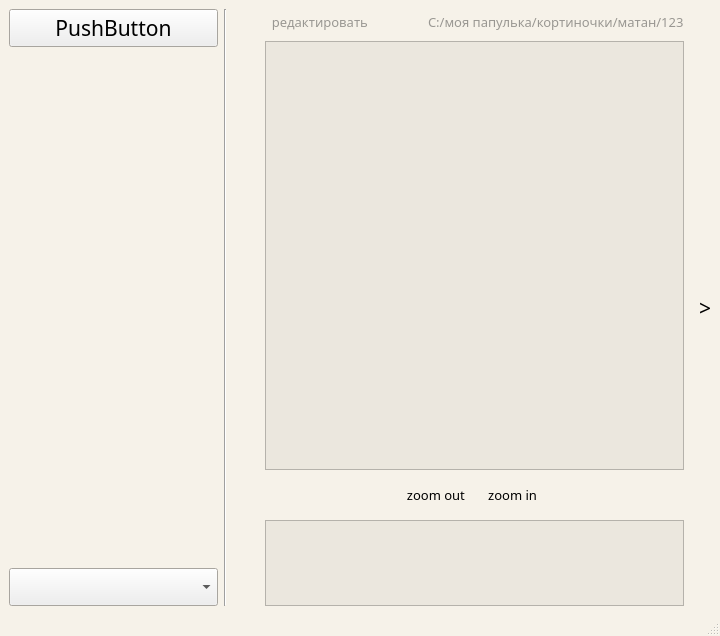
<?xml version="1.0" encoding="UTF-8"?>
<ui version="4.0">
 <class>Interface</class>
 <widget class="QMainWindow" name="Interface">
  <property name="geometry">
   <rect>
    <x>0</x>
    <y>0</y>
    <width>720</width>
    <height>636</height>
   </rect>
  </property>
  <property name="sizePolicy">
   <sizepolicy hsizetype="Expanding" vsizetype="Preferred">
    <horstretch>0</horstretch>
    <verstretch>0</verstretch>
   </sizepolicy>
  </property>
  <property name="palette">
   <palette>
    <active>
     <colorrole role="Base">
      <brush brushstyle="SolidPattern">
       <color alpha="255">
        <red>246</red>
        <green>242</green>
        <blue>233</blue>
       </color>
      </brush>
     </colorrole>
     <colorrole role="Window">
      <brush brushstyle="SolidPattern">
       <color alpha="255">
        <red>246</red>
        <green>242</green>
        <blue>233</blue>
       </color>
      </brush>
     </colorrole>
    </active>
    <inactive>
     <colorrole role="Base">
      <brush brushstyle="SolidPattern">
       <color alpha="255">
        <red>246</red>
        <green>242</green>
        <blue>233</blue>
       </color>
      </brush>
     </colorrole>
     <colorrole role="Window">
      <brush brushstyle="SolidPattern">
       <color alpha="255">
        <red>246</red>
        <green>242</green>
        <blue>233</blue>
       </color>
      </brush>
     </colorrole>
    </inactive>
    <disabled>
     <colorrole role="Base">
      <brush brushstyle="SolidPattern">
       <color alpha="255">
        <red>246</red>
        <green>242</green>
        <blue>233</blue>
       </color>
      </brush>
     </colorrole>
     <colorrole role="Window">
      <brush brushstyle="SolidPattern">
       <color alpha="255">
        <red>246</red>
        <green>242</green>
        <blue>233</blue>
       </color>
      </brush>
     </colorrole>
    </disabled>
   </palette>
  </property>
  <property name="font">
   <font>
    <pointsize>16</pointsize>
   </font>
  </property>
  <property name="cursor">
   <cursorShape>ArrowCursor</cursorShape>
  </property>
  <property name="windowTitle">
   <string>MainWindow</string>
  </property>
  <property name="styleSheet">
   <string notr="true">QWidget::setStyleSheet(coffe);
</string>
  </property>
  <widget class="QWidget" name="centralwidget">
   <property name="sizePolicy">
    <sizepolicy hsizetype="Preferred" vsizetype="Preferred">
     <horstretch>0</horstretch>
     <verstretch>0</verstretch>
    </sizepolicy>
   </property>
   <property name="palette">
    <palette>
     <active>
      <colorrole role="Base">
       <brush brushstyle="SolidPattern">
        <color alpha="255">
         <red>235</red>
         <green>231</green>
         <blue>222</blue>
        </color>
       </brush>
      </colorrole>
      <colorrole role="Window">
       <brush brushstyle="SolidPattern">
        <color alpha="255">
         <red>235</red>
         <green>231</green>
         <blue>222</blue>
        </color>
       </brush>
      </colorrole>
     </active>
     <inactive>
      <colorrole role="Base">
       <brush brushstyle="SolidPattern">
        <color alpha="255">
         <red>235</red>
         <green>231</green>
         <blue>222</blue>
        </color>
       </brush>
      </colorrole>
      <colorrole role="Window">
       <brush brushstyle="SolidPattern">
        <color alpha="255">
         <red>235</red>
         <green>231</green>
         <blue>222</blue>
        </color>
       </brush>
      </colorrole>
     </inactive>
     <disabled>
      <colorrole role="Base">
       <brush brushstyle="SolidPattern">
        <color alpha="255">
         <red>235</red>
         <green>231</green>
         <blue>222</blue>
        </color>
       </brush>
      </colorrole>
      <colorrole role="Window">
       <brush brushstyle="SolidPattern">
        <color alpha="255">
         <red>235</red>
         <green>231</green>
         <blue>222</blue>
        </color>
       </brush>
      </colorrole>
     </disabled>
    </palette>
   </property>
   <property name="font">
    <font>
     <family>Droid Sans Devanagari</family>
    </font>
   </property>
   <layout class="QGridLayout" name="gridLayout" columnstretch="8,1,1,16,1">
    <property name="rightMargin">
     <number>0</number>
    </property>
    <property name="bottomMargin">
     <number>0</number>
    </property>
    <item row="0" column="3">
     <layout class="QVBoxLayout" name="verticalLayout_4" stretch="0,10,1,2">
      <item>
       <layout class="QHBoxLayout" name="horizontalLayout_2">
        <item>
         <widget class="QPushButton" name="pushButton_5">
          <property name="font">
           <font>
            <family>Droid Sans</family>
            <pointsize>10</pointsize>
           </font>
          </property>
          <property name="focusPolicy">
           <enum>Qt::StrongFocus</enum>
          </property>
          <property name="styleSheet">
           <string notr="true">color: rgb(153, 151, 146);</string>
          </property>
          <property name="text">
           <string>редактировать              </string>
          </property>
          <property name="icon">
           <iconset>
            <normaloff>../imageProv/детальки/icon list.png</normaloff>../imageProv/детальки/icon list.png</iconset>
          </property>
          <property name="flat">
           <bool>true</bool>
          </property>
         </widget>
        </item>
        <item>
         <widget class="QLabel" name="label">
          <property name="palette">
           <palette>
            <active>
             <colorrole role="WindowText">
              <brush brushstyle="SolidPattern">
               <color alpha="255">
                <red>153</red>
                <green>151</green>
                <blue>146</blue>
               </color>
              </brush>
             </colorrole>
             <colorrole role="Text">
              <brush brushstyle="SolidPattern">
               <color alpha="255">
                <red>153</red>
                <green>151</green>
                <blue>146</blue>
               </color>
              </brush>
             </colorrole>
             <colorrole role="ButtonText">
              <brush brushstyle="SolidPattern">
               <color alpha="255">
                <red>153</red>
                <green>151</green>
                <blue>146</blue>
               </color>
              </brush>
             </colorrole>
            </active>
            <inactive>
             <colorrole role="WindowText">
              <brush brushstyle="SolidPattern">
               <color alpha="255">
                <red>153</red>
                <green>151</green>
                <blue>146</blue>
               </color>
              </brush>
             </colorrole>
             <colorrole role="Text">
              <brush brushstyle="SolidPattern">
               <color alpha="255">
                <red>153</red>
                <green>151</green>
                <blue>146</blue>
               </color>
              </brush>
             </colorrole>
             <colorrole role="ButtonText">
              <brush brushstyle="SolidPattern">
               <color alpha="255">
                <red>153</red>
                <green>151</green>
                <blue>146</blue>
               </color>
              </brush>
             </colorrole>
            </inactive>
            <disabled>
             <colorrole role="WindowText">
              <brush brushstyle="SolidPattern">
               <color alpha="255">
                <red>153</red>
                <green>151</green>
                <blue>146</blue>
               </color>
              </brush>
             </colorrole>
             <colorrole role="Text">
              <brush brushstyle="SolidPattern">
               <color alpha="255">
                <red>153</red>
                <green>151</green>
                <blue>146</blue>
               </color>
              </brush>
             </colorrole>
             <colorrole role="ButtonText">
              <brush brushstyle="SolidPattern">
               <color alpha="255">
                <red>153</red>
                <green>151</green>
                <blue>146</blue>
               </color>
              </brush>
             </colorrole>
            </disabled>
           </palette>
          </property>
          <property name="font">
           <font>
            <family>Droid Sans</family>
            <pointsize>10</pointsize>
           </font>
          </property>
          <property name="layoutDirection">
           <enum>Qt::RightToLeft</enum>
          </property>
          <property name="styleSheet">
           <string notr="true">color: rgb(153, 151, 146);</string>
          </property>
          <property name="text">
           <string>C:/моя папулька/кортиночки/матан/123</string>
          </property>
         </widget>
        </item>
       </layout>
      </item>
      <item>
       <widget class="QGraphicsView" name="graphicsView"/>
      </item>
      <item>
       <layout class="QHBoxLayout" name="horizontalLayout_3" stretch="1,5,5,1">
        <item>
         <widget class="QPushButton" name="pBLeft">
          <property name="font">
           <font>
            <family>Droid Arabic Kufi</family>
           </font>
          </property>
          <property name="text">
           <string/>
          </property>
          <property name="icon">
           <iconset>
            <normaloff>../imageProv/детальки/icon trash.png</normaloff>../imageProv/детальки/icon trash.png</iconset>
          </property>
          <property name="flat">
           <bool>true</bool>
          </property>
         </widget>
        </item>
        <item>
         <widget class="QPushButton" name="pBzoomOut">
          <property name="enabled">
           <bool>true</bool>
          </property>
          <property name="sizePolicy">
           <sizepolicy hsizetype="Minimum" vsizetype="Fixed">
            <horstretch>0</horstretch>
            <verstretch>0</verstretch>
           </sizepolicy>
          </property>
          <property name="palette">
           <palette>
            <active/>
            <inactive/>
            <disabled/>
           </palette>
          </property>
          <property name="font">
           <font>
            <family>Droid Sans</family>
            <pointsize>10</pointsize>
            <weight>50</weight>
            <bold>false</bold>
            <underline>false</underline>
            <strikeout>false</strikeout>
           </font>
          </property>
          <property name="focusPolicy">
           <enum>Qt::StrongFocus</enum>
          </property>
          <property name="layoutDirection">
           <enum>Qt::RightToLeft</enum>
          </property>
          <property name="autoFillBackground">
           <bool>false</bool>
          </property>
          <property name="text">
           <string>                     zoom out</string>
          </property>
          <property name="icon">
           <iconset>
            <normaloff>../imageProv/детальки/-.png</normaloff>../imageProv/детальки/-.png</iconset>
          </property>
          <property name="default">
           <bool>false</bool>
          </property>
          <property name="flat">
           <bool>true</bool>
          </property>
         </widget>
        </item>
        <item>
         <widget class="QPushButton" name="pBzoomIn">
          <property name="palette">
           <palette>
            <active/>
            <inactive/>
            <disabled/>
           </palette>
          </property>
          <property name="font">
           <font>
            <family>Droid Sans</family>
            <pointsize>10</pointsize>
           </font>
          </property>
          <property name="focusPolicy">
           <enum>Qt::StrongFocus</enum>
          </property>
          <property name="layoutDirection">
           <enum>Qt::LeftToRight</enum>
          </property>
          <property name="text">
           <string>  zoom in                       </string>
          </property>
          <property name="icon">
           <iconset>
            <normaloff>../imageProv/детальки/+.png</normaloff>../imageProv/детальки/+.png</iconset>
          </property>
          <property name="flat">
           <bool>true</bool>
          </property>
         </widget>
        </item>
        <item>
         <widget class="QPushButton" name="pBRight">
          <property name="font">
           <font>
            <family>Droid Arabic Kufi</family>
           </font>
          </property>
          <property name="text">
           <string/>
          </property>
          <property name="icon">
           <iconset>
            <normaloff>../imageProv/детальки/icon trash.png</normaloff>../imageProv/детальки/icon trash.png</iconset>
          </property>
          <property name="flat">
           <bool>true</bool>
          </property>
         </widget>
        </item>
       </layout>
      </item>
      <item>
       <widget class="QTextBrowser" name="textBrowser">
        <property name="enabled">
         <bool>true</bool>
        </property>
        <property name="font">
         <font>
          <family>Droid Serif</family>
          <pointsize>9</pointsize>
          <weight>75</weight>
          <italic>true</italic>
          <bold>true</bold>
         </font>
        </property>
        <property name="readOnly">
         <bool>false</bool>
        </property>
        <property name="html">
         <string>&lt;!DOCTYPE HTML PUBLIC &quot;-//W3C//DTD HTML 4.0//EN&quot; &quot;http://www.w3.org/TR/REC-html40/strict.dtd&quot;&gt;
&lt;html&gt;&lt;head&gt;&lt;meta name=&quot;qrichtext&quot; content=&quot;1&quot; /&gt;&lt;style type=&quot;text/css&quot;&gt;
p, li { white-space: pre-wrap; }
&lt;/style&gt;&lt;/head&gt;&lt;body style=&quot; font-family:'Droid Serif'; font-size:9pt; font-weight:600; font-style:italic;&quot;&gt;
&lt;p style=&quot;-qt-paragraph-type:empty; margin-top:0px; margin-bottom:0px; margin-left:0px; margin-right:0px; -qt-block-indent:0; text-indent:0px; font-family:'Sans'; font-size:12pt; font-weight:200; font-style:normal;&quot;&gt;&lt;br /&gt;&lt;/p&gt;&lt;/body&gt;&lt;/html&gt;</string>
        </property>
        <property name="overwriteMode">
         <bool>true</bool>
        </property>
       </widget>
      </item>
     </layout>
    </item>
    <item row="0" column="2">
     <widget class="QToolButton" name="toolButton_2">
      <property name="sizePolicy">
       <sizepolicy hsizetype="Minimum" vsizetype="Fixed">
        <horstretch>0</horstretch>
        <verstretch>0</verstretch>
       </sizepolicy>
      </property>
      <property name="text">
       <string/>
      </property>
      <property name="icon">
       <iconset>
        <normaloff>../imageProv/детальки/LEFTARROW.png</normaloff>../imageProv/детальки/LEFTARROW.png</iconset>
      </property>
      <property name="toolButtonStyle">
       <enum>Qt::ToolButtonIconOnly</enum>
      </property>
      <property name="autoRaise">
       <bool>true</bool>
      </property>
     </widget>
    </item>
    <item row="0" column="4">
     <widget class="QToolButton" name="toolButton_5">
      <property name="sizePolicy">
       <sizepolicy hsizetype="Minimum" vsizetype="Fixed">
        <horstretch>0</horstretch>
        <verstretch>0</verstretch>
       </sizepolicy>
      </property>
      <property name="text">
       <string>&gt;</string>
      </property>
      <property name="icon">
       <iconset>
        <normaloff>../imageProv/детальки/RIGHTARROW.png</normaloff>../imageProv/детальки/RIGHTARROW.png</iconset>
      </property>
      <property name="autoRaise">
       <bool>true</bool>
      </property>
     </widget>
    </item>
    <item row="0" column="0">
     <layout class="QVBoxLayout" name="verticalLayout">
      <item>
       <widget class="QPushButton" name="pushButton">
        <property name="text">
         <string>PushButton</string>
        </property>
       </widget>
      </item>
      <item>
       <widget class="QListView" name="listView">
        <property name="palette">
         <palette>
          <active>
           <colorrole role="Base">
            <brush brushstyle="SolidPattern">
             <color alpha="0">
              <red>255</red>
              <green>255</green>
              <blue>255</blue>
             </color>
            </brush>
           </colorrole>
           <colorrole role="Window">
            <brush brushstyle="SolidPattern">
             <color alpha="0">
              <red>212</red>
              <green>208</green>
              <blue>200</blue>
             </color>
            </brush>
           </colorrole>
          </active>
          <inactive>
           <colorrole role="Base">
            <brush brushstyle="SolidPattern">
             <color alpha="0">
              <red>255</red>
              <green>255</green>
              <blue>255</blue>
             </color>
            </brush>
           </colorrole>
           <colorrole role="Window">
            <brush brushstyle="SolidPattern">
             <color alpha="0">
              <red>212</red>
              <green>208</green>
              <blue>200</blue>
             </color>
            </brush>
           </colorrole>
          </inactive>
          <disabled>
           <colorrole role="Base">
            <brush brushstyle="SolidPattern">
             <color alpha="0">
              <red>212</red>
              <green>208</green>
              <blue>200</blue>
             </color>
            </brush>
           </colorrole>
           <colorrole role="Window">
            <brush brushstyle="SolidPattern">
             <color alpha="0">
              <red>212</red>
              <green>208</green>
              <blue>200</blue>
             </color>
            </brush>
           </colorrole>
          </disabled>
         </palette>
        </property>
        <property name="autoFillBackground">
         <bool>true</bool>
        </property>
        <property name="styleSheet">
         <string notr="true"/>
        </property>
        <property name="frameShape">
         <enum>QFrame::NoFrame</enum>
        </property>
        <property name="resizeMode">
         <enum>QListView::Fixed</enum>
        </property>
        <property name="wordWrap">
         <bool>false</bool>
        </property>
       </widget>
      </item>
      <item>
       <widget class="QComboBox" name="comboBox"/>
      </item>
     </layout>
    </item>
    <item row="0" column="1">
     <widget class="Line" name="line">
      <property name="orientation">
       <enum>Qt::Vertical</enum>
      </property>
     </widget>
    </item>
   </layout>
  </widget>
  <widget class="QStatusBar" name="statusbar"/>
 </widget>
 <resources/>
 <connections/>
</ui>
